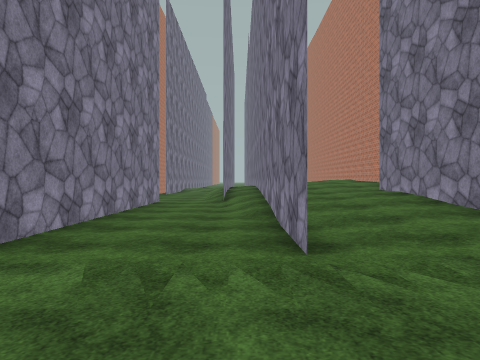
view 1 (above)

20 first-person views from a walk through a 3-D level made in the Unity game engine. The camera is 1.3 m above the floor, looks level and sees 70° across. The floor is counted in squares, 2 m on a side. Each view is taken from the middle of a square. On the plan, view 1 faces up. The plan holds only what a view shows up to about 10 squares ahead; the rest is blank. The place goes on beyond the plan. The player character is not drawn. Some animated figures are left out. Surface patterns are stand-ins for the level's own textures.

view 2
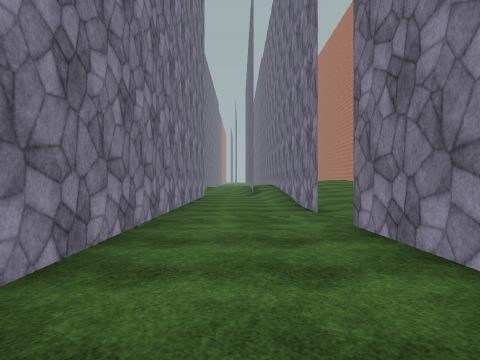

view 3
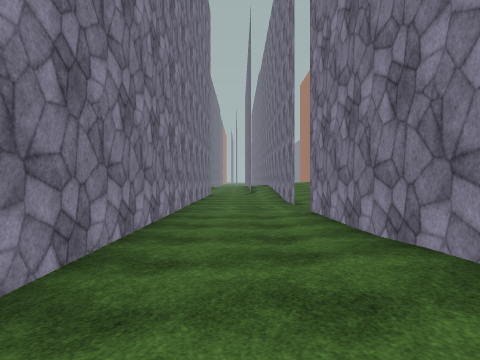

view 4
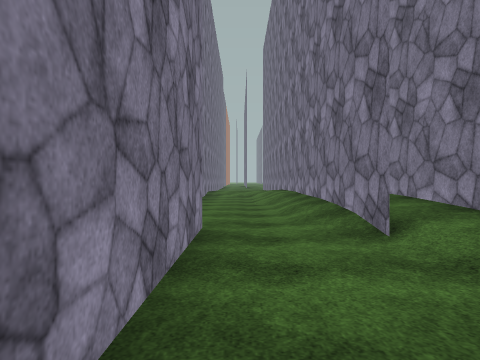

view 5
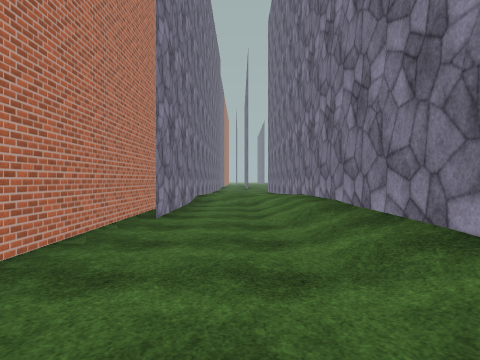

view 6
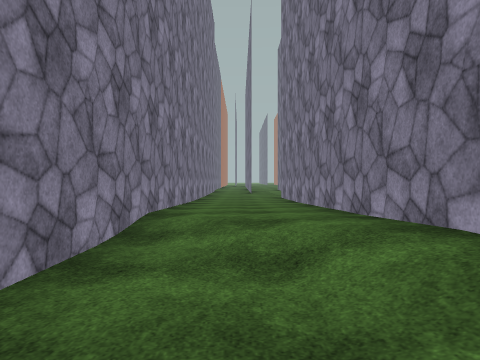

view 7
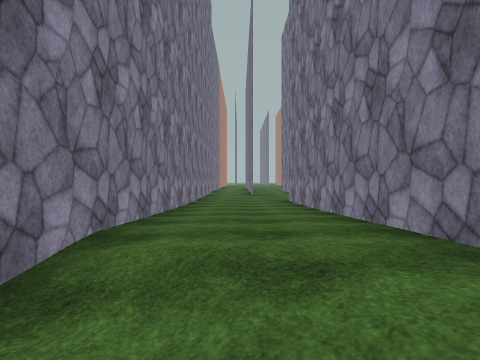

view 8
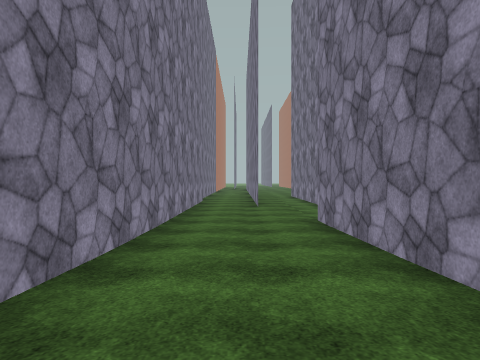

view 9
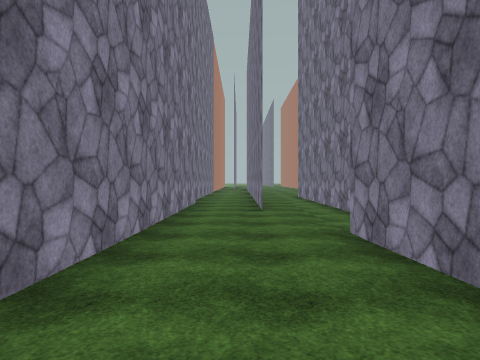

view 10
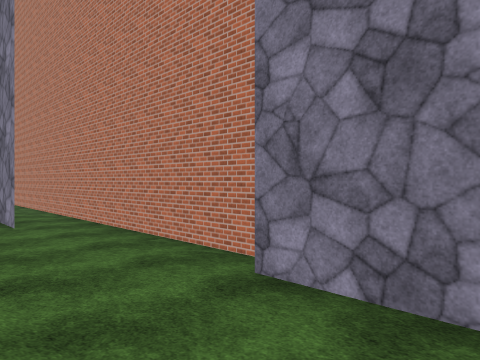

view 11
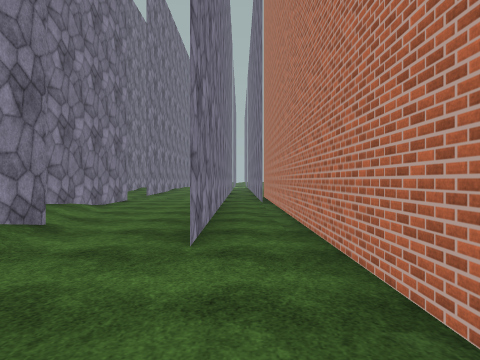

view 12
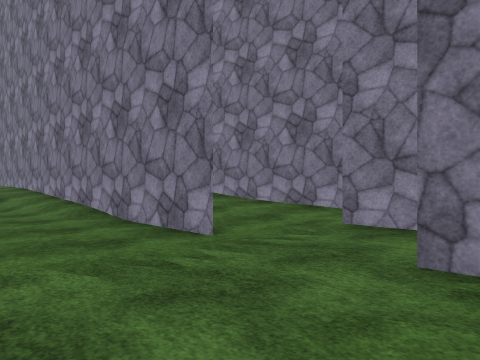

view 13
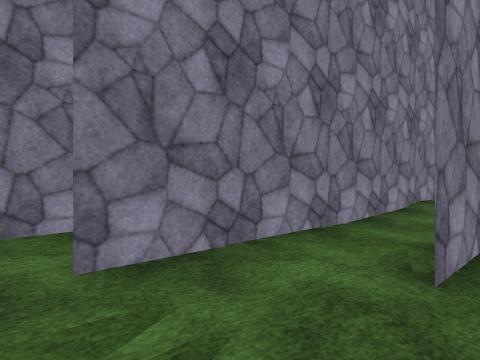

view 14
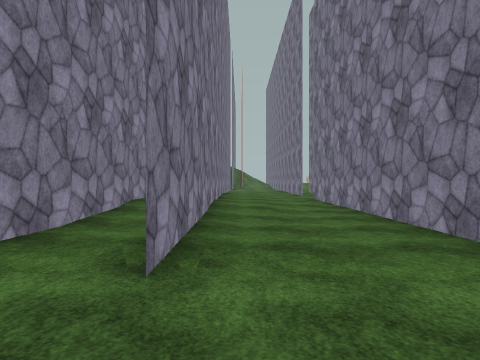

view 15
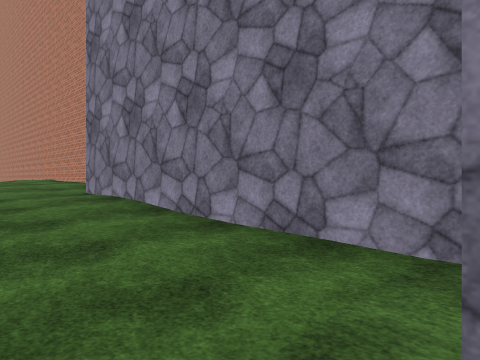

view 16
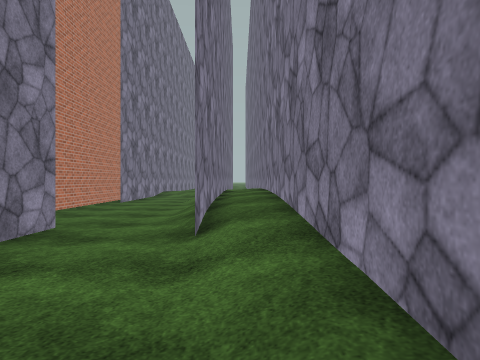

view 17
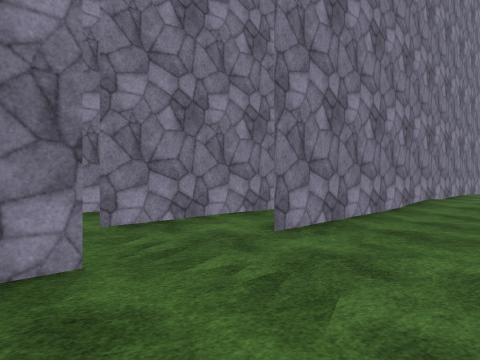

view 18
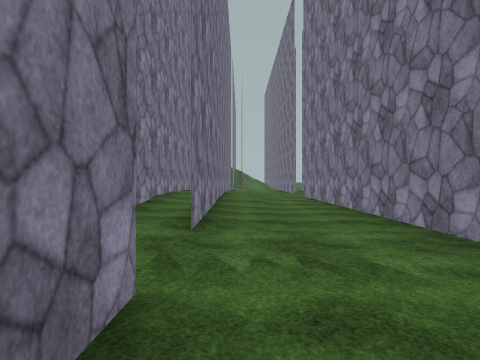

view 19
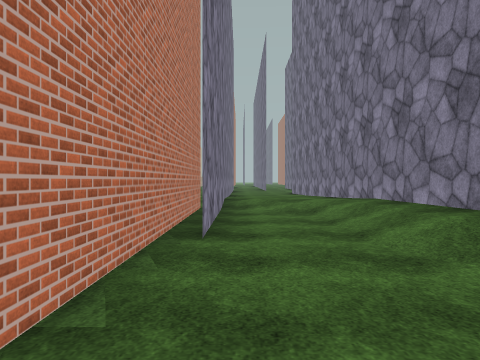

view 20
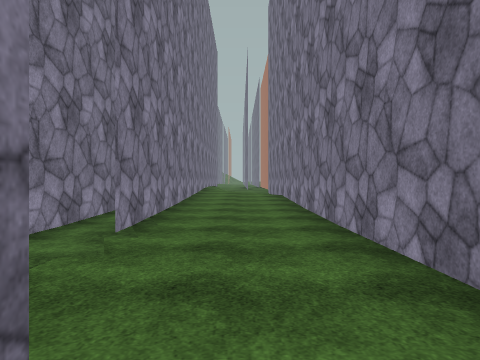

### Floor plan
Key: @ floor where view 1 was taken; # wall or solid block; . main floor; : floor 0.25 m higher than the main floor; + floor 0.5 m higher than the main floor; * floor 0.75 m higher than the main floor; % floor 1 m higher than the main floor; & floor 1.25 m higher than the main floor; / step, stairs or slope.
Columns run from 4 left of view 1 to 4 right of it. Each row starts with its distance up from view 1.
 34  #.#.#
 33  #.#.#
 32  #...#
 31  #...
 30  #...
 29  #...#
 28  #..##
 27  #..##
 26  #..##
 25  #..#
 24  #.:#
 23  #::#
 22  #::#
 21 /#::#
 20 ##:+#
 19 #.//#
 18 #../#
 17 #../#
 16 #../##
 15 #../##
 14 #../##
 13 #../## &#
 12 #../## %#
 11 #../## %#
 10 ##..##*/#
  9 ##../#**#
  8 ##../#+*#
  7 ##../#+*#
  6 ##...#//#
  5 ##...#/:#
  4 ##...#/:#
  3  #.....:#
  2  #....#:#
  1  #...##
  0  #..@##
 -1  #...##
 -2  #...##
 -3  #...##
 -4  #../##
 -5  #./:##
 -6  #.::#
 -7  #.::#

Where each view was taken, in squares from view 1:
view 1: 0 up, 0 right, facing up
view 2: 4 down, 1 left, facing up
view 3: 7 down, 1 left, facing up
view 4: 6 up, 2 left, facing up
view 5: 10 up, 2 left, facing up
view 6: 16 up, 2 left, facing up
view 7: 18 up, 2 left, facing up
view 8: 22 up, 2 left, facing up
view 9: 24 up, 2 left, facing up
view 10: 18 up, 1 left, facing down-left
view 11: 14 up, 3 left, facing down
view 12: 0 up, 2 left, facing up-right
view 13: 3 up, 0 right, facing down-right
view 14: 3 up, 0 right, facing down
view 15: 2 up, 1 right, facing up-right
view 16: 6 up, 0 right, facing up
view 17: 4 up, 2 left, facing down-right
view 18: 5 up, 0 right, facing down
view 19: 12 up, 3 left, facing up
view 20: 33 up, 2 left, facing down
